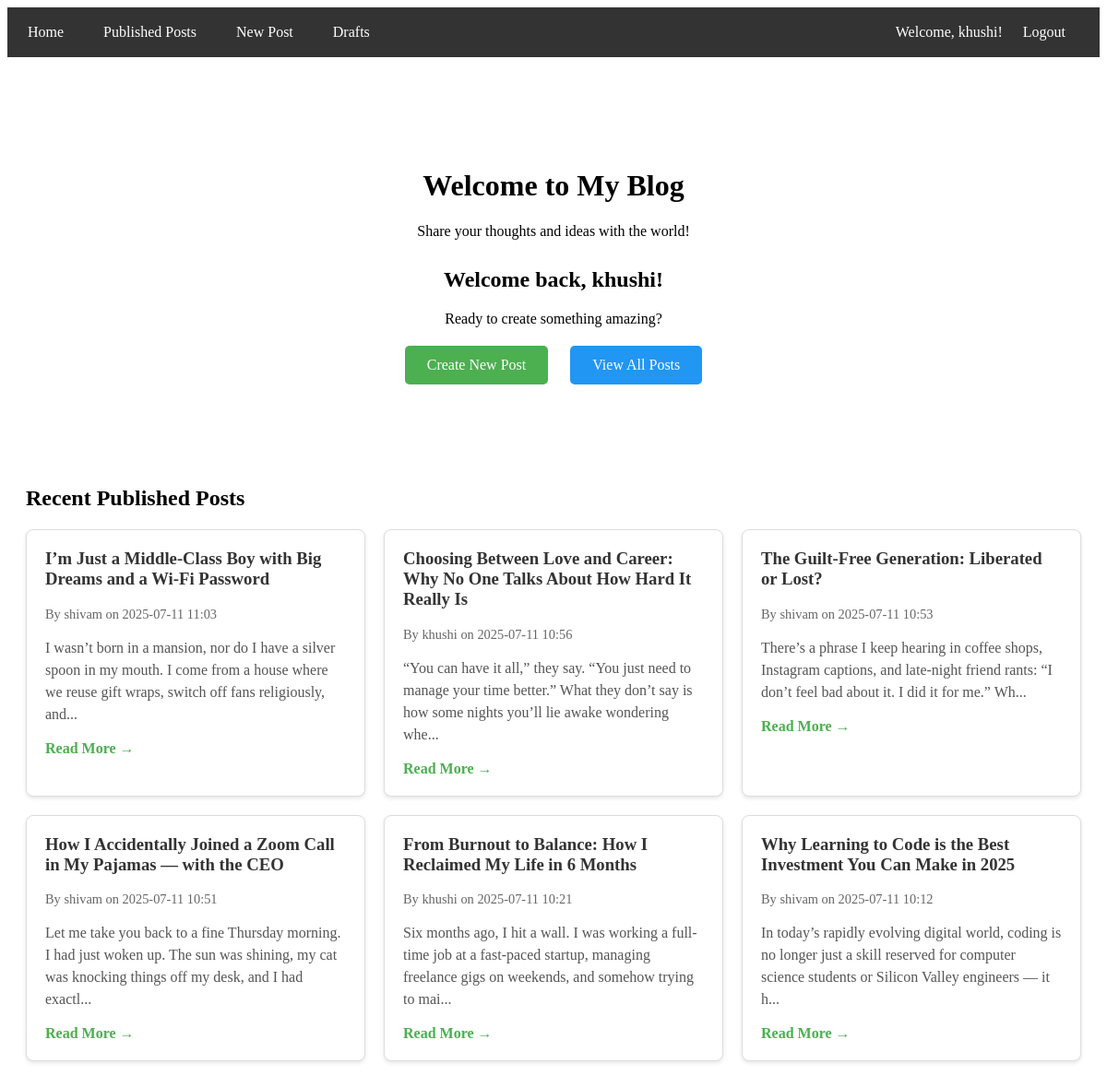
/ (signed in), run on the app's committed database.
### tables this page shows
CREATE TABLE posts (
            id INTEGER PRIMARY KEY AUTOINCREMENT,
            title TEXT NOT NULL,
            body TEXT NOT NULL,
            author TEXT NOT NULL,
            is_published BOOLEAN DEFAULT 0,
            created_at TEXT NOT NULL
        );

### app.py (the view)
@app.route("/")
def home():
    posts = list_posts(published=True)
    return render_template("home.html", posts=posts)

### controllers/post_controller.py (called while the page is built)
def list_posts(published=True):
    return Post.get_by_status(is_published=published)

### models/post.py (called while the page is built)
    @staticmethod
    def _init_db():
        os.makedirs(os.path.dirname(DATABASE_FILE), exist_ok=True)
        conn = sqlite3.connect(DATABASE_FILE)
        cursor = conn.cursor()
        cursor.execute('''
            CREATE TABLE IF NOT EXISTS posts (
                id INTEGER PRIMARY KEY AUTOINCREMENT,
                title TEXT NOT NULL,
                body TEXT NOT NULL,
                author TEXT NOT NULL,
                is_published BOOLEAN DEFAULT 0,
                created_at TEXT NOT NULL
            )
        ''')
        conn.commit()
        conn.close()

    @staticmethod
    def _get_connection():
        Post._init_db()
        return sqlite3.connect(DATABASE_FILE)

    @staticmethod
    def get_by_status(is_published=True):
        conn = Post._get_connection()
        cursor = conn.cursor()
        cursor.execute('SELECT * FROM posts WHERE is_published = ? ORDER BY created_at DESC', (is_published,))
        posts = []
        for row in cursor.fetchall():
            posts.append({
                "id": row[0],
                "title": row[1],
                "body": row[2],
                "author": row[3],
                "is_published": bool(row[4]),
                "created_at": row[5]
            })
        conn.close()
        return posts

### templates/home.html (shortened to what this page needs)
{% extends "base.html" %}
{% block content %}
<div style="text-align: center; padding: 40px 0;">
    <h1>Welcome to My Blog</h1>
    <p>Share your thoughts and ideas with the world!</p>
    {% if not session.get('username') %}
        <div style="margin: 30px 0;">
            <h2>Get Started</h2>
            <p>Login or sign up to start creating posts!</p>
            <div style="margin: 20px 0;">
                <a href="{{ url_for('users.login') }}" style="
                    display: inline-block;
                    padding: 12px 24px;
                    background-color: #4CAF50;
                    color: white;
                    text-decoration: none;
                    border-radius: 5px;
                    margin: 0 10px;
                ">Login</a>
                <a href="{{ url_for('users.signup') }}" style="
                    display: inline-block;
                    padding: 12px 24px;
                    background-color: #2196F3;
                    color: white;
                    text-decoration: none;
                    border-radius: 5px;
                    margin: 0 10px;
                ">Sign Up</a>
            </div>
        </div>
    {% else %}
        <div style="margin: 30px 0;">
            <h2>Welcome back, {{ session.get('username') }}!</h2>
            <p>Ready to create something amazing?</p>
            <div style="margin: 20px 0;">
                <a href="{{ url_for('posts.new_post') }}" style="
                    display: inline-block;
                    padding: 12px 24px;
                    background-color: #4CAF50;
                    color: white;
                    text-decoration: none;
                    border-radius: 5px;
                    margin: 0 10px;
                ">Create New Post</a>
                <a href="{{ url_for('posts.show_posts') }}" style="
                    display: inline-block;
                    padding: 12px 24px;
                    background-color: #2196F3;
                    color: white;
                    text-decoration: none;
                    border-radius: 5px;
                    margin: 0 10px;
                ">View All Posts</a>
            </div>
        </div>
    {% endif %}
</div>
<div style="margin-top: 40px;">
    <h2>Recent Published Posts</h2>
    <div style="display: grid; grid-template-columns: repeat(auto-fit, minmax(300px, 1fr)); gap: 20px; margin-top: 20px;">
        {% for post in posts %}
            <div style="
                border: 1px solid #ddd;
                border-radius: 8px;
                padding: 20px;
                background: white;
                box-shadow: 0 2px 4px rgba(0,0,0,0.1);
            ">
                <h3 style="margin-top: 0; color: #333;">{{ post.title }}</h3>
                <p style="color: #666; font-size: 0.9em;">By {{ post.author }} on {{ post.created_at }}</p>
                <p style="color: #555; line-height: 1.5;">{{ post.body[:150] }}{% if post.body|length > 150 %}...{% endif %}</p>
                <a href="{{ url_for('posts.post_detail', post_id=post.id) }}" style="
                    color: #4CAF50;
                    text-decoration: none;
                    font-weight: bold;
                ">Read More →</a>
            </div>
        {% else %}
            <p style="text-align: center; color: #666; grid-column: 1 / -1;">No published posts yet. Be the first to create one!</p>
        {% endfor %}
    </div>
</div>
{% endblock %}

### data on the page
posts: title "I’m Just a Middle-Class Boy with Big Dreams and a Wi-Fi Password", author "shivam", created_at "2025-07-11 11:03", body "I wasn’t born in a mansion, nor do I have a silver spoon in my mouth. I come from a house where we reuse gift wraps, switch off fans religiously, and"
posts: title "Choosing Between Love and Career: Why No One Talks About How Hard It Really Is", author "khushi", created_at "2025-07-11 10:56", body "“You can have it all,” they say. “You just need to manage your time better.” What they don’t say is how some nights you’ll lie awake wondering whe"
posts: title "The Guilt-Free Generation: Liberated or Lost?", author "shivam", created_at "2025-07-11 10:53", body "There’s a phrase I keep hearing in coffee shops, Instagram captions, and late-night friend rants: “I don’t feel bad about it. I did it for me.” Wh"
posts: title "How I Accidentally Joined a Zoom Call in My Pajamas — with the CEO", author "shivam", created_at "2025-07-11 10:51", body "Let me take you back to a fine Thursday morning. I had just woken up. The sun was shining, my cat was knocking things off my desk, and I had exactl"
posts: title "From Burnout to Balance: How I Reclaimed My Life in 6 Months", author "khushi", created_at "2025-07-11 10:21", body "Six months ago, I hit a wall. I was working a full-time job at a fast-paced startup, managing freelance gigs on weekends, and somehow trying to mai"
posts: title "Why Learning to Code is the Best Investment You Can Make in 2025", author "shivam", created_at "2025-07-11 10:12", body "In today’s rapidly evolving digital world, coding is no longer just a skill reserved for computer science students or Silicon Valley engineers — it h"

### other printed values
{{ session.get('username') }} "khushi"
